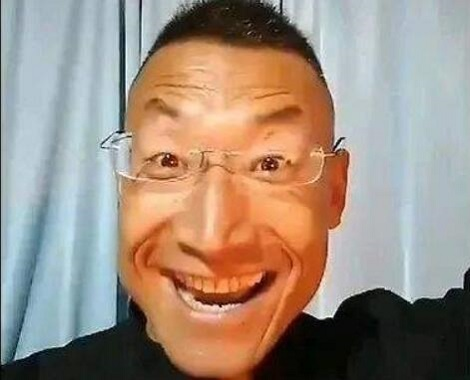
#> input picture ch3——空域图像增强/aoligei.jpg, 470 x 380 px
$ python '3_3灰度图像直方图均衡化.py'
#> lines starting #> are read from the running program, lines starting #| are printed output that depends on the picture
import cv2
import numpy as np
from matplotlib import pyplot as plt

img = cv2.imread("aoligei.jpg",0)
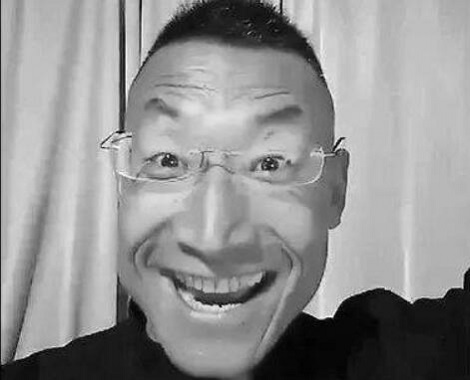
#> img: shape (380, 470); min 0, max 255, mean 145.2
cv2.imshow("src",img)
plt.figure(1)
plt.hist(img.ravel(),256,[0,256])
dst = cv2.equalizeHist(img)
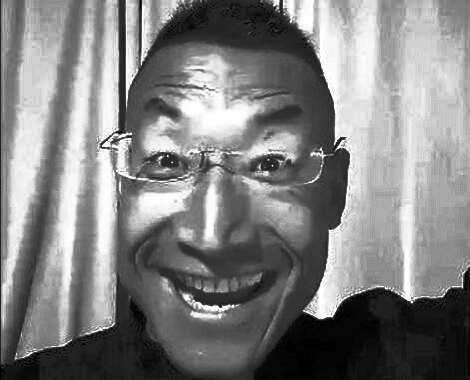
#> dst: shape (380, 470); min 0, max 255, mean 128.7
cv2.imshow("dst",dst)
plt.figure(2)
plt.hist(dst.ravel(),256,[0,256])
plt.show()
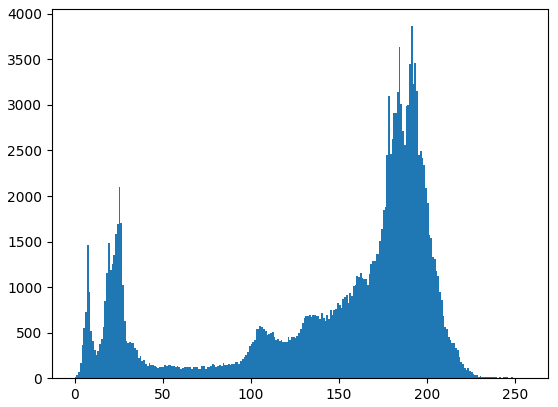
#> figure drawn by matplotlib, 1 panel; tallest bar 3864 high, from x = 191 to 192
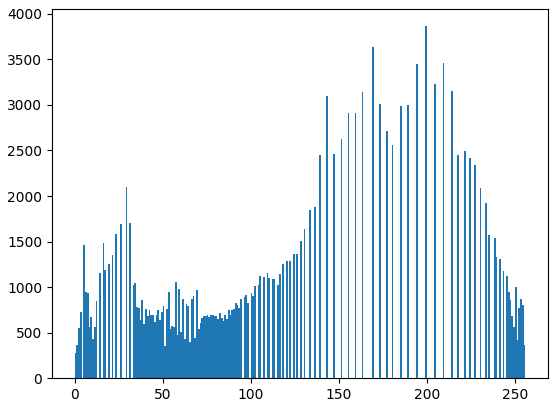
#> figure drawn by matplotlib, 1 panel; tallest bar 3864 high, from x = 199 to 200
cv2.waitKey(0)

$ run again, with ch3——空域图像增强/panda.jpg copied over ch3——空域图像增强/aoligei.jpg
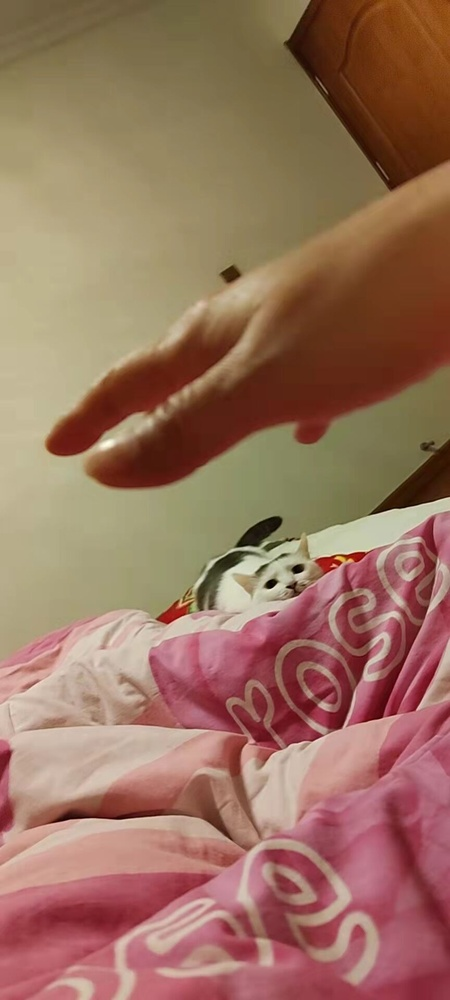
#> input picture ch3——空域图像增强/panda.jpg, 450 x 1000 px, shrunk from 864 x 1920 before the run
#> `dst = cv2.equalizeHist(img)`:
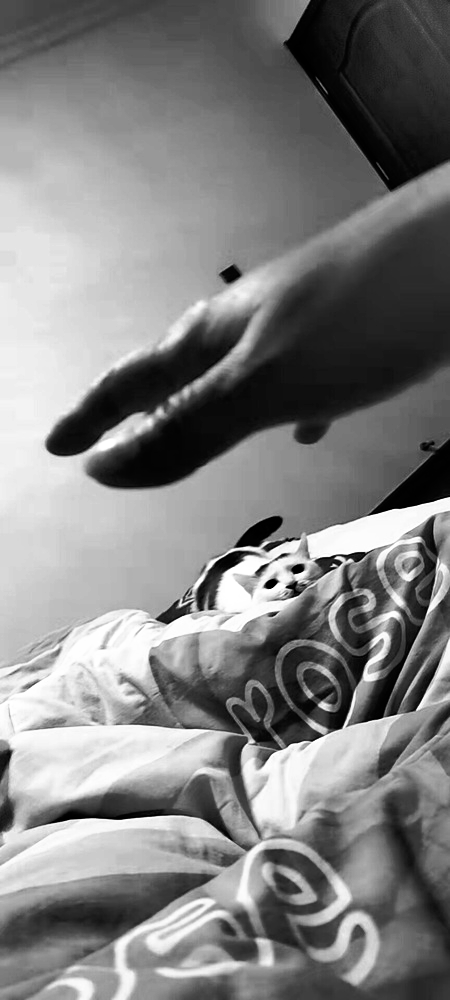
#> dst: shape (1000, 450); min 0, max 255, mean 128.3
#> `plt.show()`:
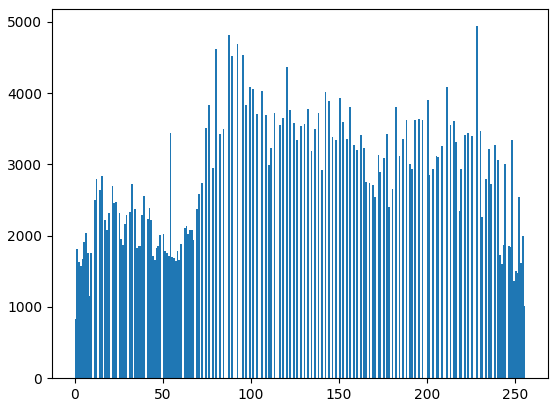
#> figure drawn by matplotlib, 1 panel; tallest bar 4938 high, from x = 228 to 229
